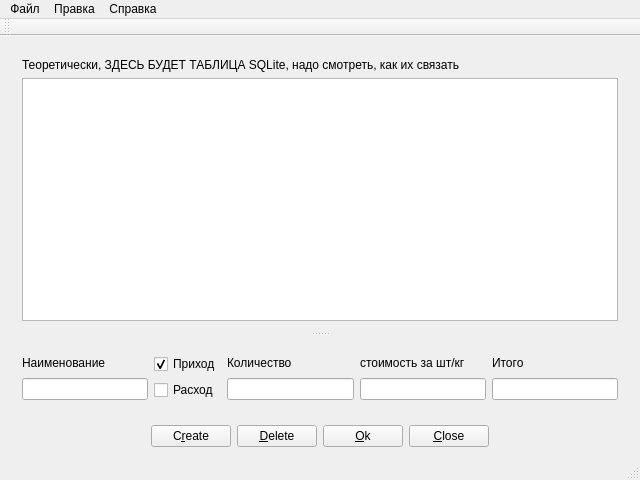
<?xml version="1.0" encoding="UTF-8"?>
<ui version="4.0">
 <class>MainWindow</class>
 <widget class="QMainWindow" name="MainWindow">
  <property name="geometry">
   <rect>
    <x>0</x>
    <y>0</y>
    <width>640</width>
    <height>480</height>
   </rect>
  </property>
  <property name="windowTitle">
   <string>MainWindow</string>
  </property>
  <widget class="QWidget" name="centralWidget">
   <layout class="QGridLayout" name="gridLayout_3">
    <item row="1" column="0">
     <layout class="QGridLayout" name="gridLayout">
      <item row="0" column="6">
       <widget class="QPushButton" name="CloseButton">
        <property name="text">
         <string>&amp;Close</string>
        </property>
       </widget>
      </item>
      <item row="0" column="0">
       <spacer name="horizontalSpacer_2">
        <property name="orientation">
         <enum>Qt::Horizontal</enum>
        </property>
        <property name="sizeHint" stdset="0">
         <size>
          <width>40</width>
          <height>20</height>
         </size>
        </property>
       </spacer>
      </item>
      <item row="0" column="3">
       <widget class="QPushButton" name="DeleteButton">
        <property name="text">
         <string>&amp;Delete</string>
        </property>
       </widget>
      </item>
      <item row="0" column="7">
       <spacer name="horizontalSpacer">
        <property name="orientation">
         <enum>Qt::Horizontal</enum>
        </property>
        <property name="sizeHint" stdset="0">
         <size>
          <width>40</width>
          <height>20</height>
         </size>
        </property>
       </spacer>
      </item>
      <item row="0" column="5">
       <widget class="QPushButton" name="OkButton">
        <property name="text">
         <string>&amp;Ok</string>
        </property>
       </widget>
      </item>
      <item row="0" column="2">
       <widget class="QPushButton" name="CreateButton">
        <property name="text">
         <string>C&amp;reate</string>
        </property>
       </widget>
      </item>
     </layout>
    </item>
    <item row="0" column="0">
     <widget class="QSplitter" name="splitter_2">
      <property name="orientation">
       <enum>Qt::Vertical</enum>
      </property>
      <widget class="QWidget" name="">
       <layout class="QVBoxLayout" name="verticalLayout_6">
        <item>
         <widget class="QLabel" name="label">
          <property name="text">
           <string>Теоретически, ЗДЕСЬ БУДЕТ ТАБЛИЦА SQLite, надо смотреть, как их связать</string>
          </property>
         </widget>
        </item>
        <item>
         <widget class="QTableView" name="tableView"/>
        </item>
       </layout>
      </widget>
      <widget class="QSplitter" name="splitter">
       <property name="orientation">
        <enum>Qt::Horizontal</enum>
       </property>
       <widget class="QWidget" name="">
        <layout class="QGridLayout" name="gridLayout_2">
         <item row="0" column="0">
          <layout class="QVBoxLayout" name="verticalLayout_2">
           <item>
            <widget class="QLabel" name="label_2">
             <property name="text">
              <string>Наименование</string>
             </property>
            </widget>
           </item>
           <item>
            <widget class="QLineEdit" name="Nameline"/>
           </item>
          </layout>
         </item>
         <item row="0" column="1">
          <layout class="QVBoxLayout" name="verticalLayout">
           <item>
            <widget class="QCheckBox" name="checkBox">
             <property name="text">
              <string>Приход</string>
             </property>
             <property name="checkable">
              <bool>true</bool>
             </property>
             <property name="checked">
              <bool>true</bool>
             </property>
             <property name="autoRepeat">
              <bool>false</bool>
             </property>
             <property name="tristate">
              <bool>false</bool>
             </property>
            </widget>
           </item>
           <item>
            <widget class="QCheckBox" name="checkBox_2">
             <property name="text">
              <string>Расход</string>
             </property>
            </widget>
           </item>
          </layout>
         </item>
         <item row="0" column="2">
          <layout class="QVBoxLayout" name="verticalLayout_3">
           <item>
            <widget class="QLabel" name="label_3">
             <property name="text">
              <string>Количество </string>
             </property>
            </widget>
           </item>
           <item>
            <widget class="QLineEdit" name="quantity"/>
           </item>
          </layout>
         </item>
         <item row="0" column="3">
          <layout class="QVBoxLayout" name="verticalLayout_4">
           <item>
            <widget class="QLabel" name="label_4">
             <property name="text">
              <string>стоимость за шт/кг</string>
             </property>
            </widget>
           </item>
           <item>
            <widget class="QLineEdit" name="factor"/>
           </item>
          </layout>
         </item>
         <item row="0" column="4">
          <layout class="QVBoxLayout" name="verticalLayout_5">
           <item>
            <widget class="QLabel" name="label_5">
             <property name="text">
              <string>Итого</string>
             </property>
            </widget>
           </item>
           <item>
            <widget class="QLineEdit" name="total">
             <property name="text">
              <string/>
             </property>
            </widget>
           </item>
          </layout>
         </item>
        </layout>
       </widget>
      </widget>
     </widget>
    </item>
   </layout>
  </widget>
  <widget class="QMenuBar" name="menuBar">
   <property name="geometry">
    <rect>
     <x>0</x>
     <y>0</y>
     <width>640</width>
     <height>21</height>
    </rect>
   </property>
   <widget class="QMenu" name="menuFile">
    <property name="title">
     <string>Файл</string>
    </property>
    <addaction name="action"/>
    <addaction name="action_2"/>
   </widget>
   <widget class="QMenu" name="menu">
    <property name="title">
     <string>Правка</string>
    </property>
    <addaction name="action_3"/>
    <addaction name="action_4"/>
    <addaction name="action_5"/>
    <addaction name="action_7"/>
   </widget>
   <widget class="QMenu" name="menu_2">
    <property name="title">
     <string>Справка</string>
    </property>
    <addaction name="action_6"/>
   </widget>
   <addaction name="menuFile"/>
   <addaction name="menu"/>
   <addaction name="menu_2"/>
  </widget>
  <widget class="QToolBar" name="mainToolBar">
   <attribute name="toolBarArea">
    <enum>TopToolBarArea</enum>
   </attribute>
   <attribute name="toolBarBreak">
    <bool>false</bool>
   </attribute>
  </widget>
  <widget class="QStatusBar" name="statusBar"/>
  <action name="action">
   <property name="text">
    <string>Новый</string>
   </property>
  </action>
  <action name="action_2">
   <property name="text">
    <string>Выход</string>
   </property>
  </action>
  <action name="action_3">
   <property name="text">
    <string>Копировать</string>
   </property>
  </action>
  <action name="action_4">
   <property name="text">
    <string>Вырезать</string>
   </property>
  </action>
  <action name="action_5">
   <property name="text">
    <string>Вставить</string>
   </property>
  </action>
  <action name="action_6">
   <property name="text">
    <string>тестовое окно</string>
   </property>
  </action>
  <action name="action_7">
   <property name="text">
    <string>ТЕСТОВОЕ ОКНО БЕЗ ФУНКЦИОНАЛА</string>
   </property>
  </action>
 </widget>
 <layoutdefault spacing="6" margin="11"/>
 <resources/>
 <connections>
  <connection>
   <sender>checkBox_2</sender>
   <signal>clicked()</signal>
   <receiver>checkBox</receiver>
   <slot>toggle()</slot>
   <hints>
    <hint type="sourcelabel">
     <x>182</x>
     <y>402</y>
    </hint>
    <hint type="destinationlabel">
     <x>184</x>
     <y>374</y>
    </hint>
   </hints>
  </connection>
  <connection>
   <sender>checkBox</sender>
   <signal>clicked()</signal>
   <receiver>checkBox_2</receiver>
   <slot>toggle()</slot>
   <hints>
    <hint type="sourcelabel">
     <x>167</x>
     <y>370</y>
    </hint>
    <hint type="destinationlabel">
     <x>171</x>
     <y>402</y>
    </hint>
   </hints>
  </connection>
 </connections>
</ui>
